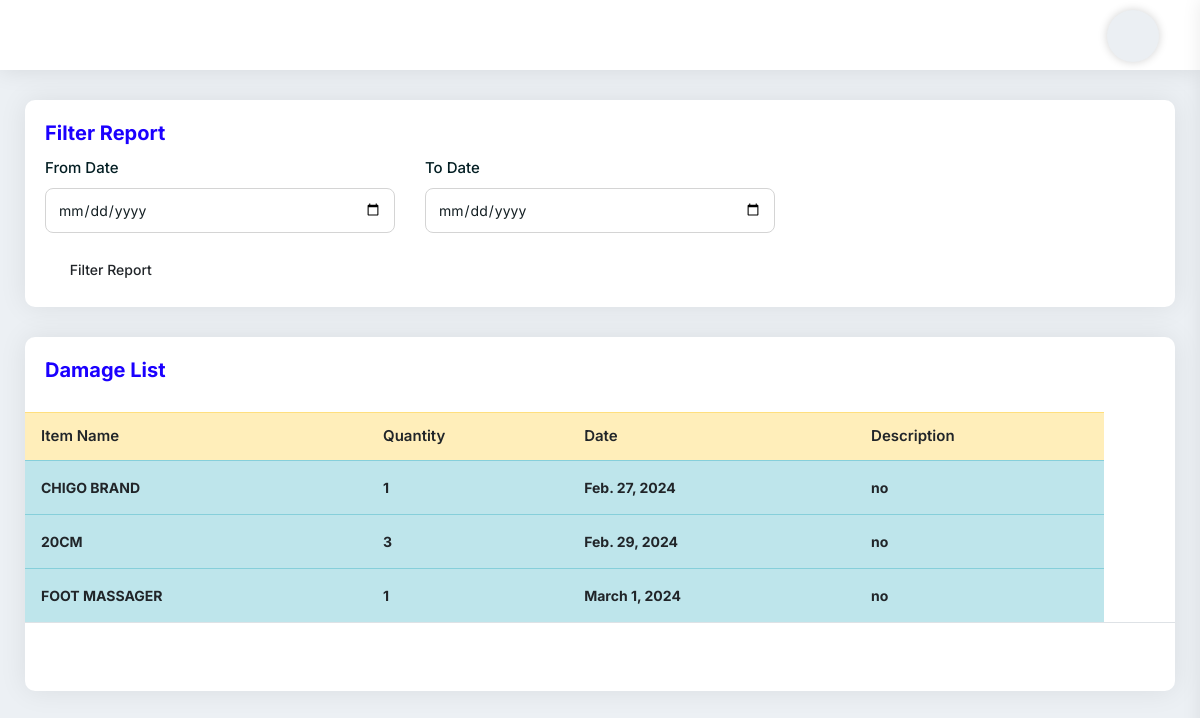
/DamageReportView/ (signed in), run on the app's committed database.
### myapp/models.py (models this page shows)
class DamageItems(models.Model):
    item_name = models.CharField(max_length=225)
    category = models.CharField(max_length=225,blank=True,null=True)
    item_code = models.CharField(max_length=225,blank=True,null=True)
    quantity = models.IntegerField(default=0)
    description = models.CharField(max_length=225,blank=True,null=True)
    return_date = models.DateField()
    created_at = models.DateField(auto_now_add=True)

### myapp/views.py (the view, shortened to what this page needs)
# urls.py: path('DamageReportView/', DamageReportView.as_view(), name='DamageReportView'),
class DamageReportView(View):
    def get(self,request):
        damage_rp = DamageItems.objects.all()
        context = {'damage_rp': damage_rp}
        return render(request, 'damage_report_view.html', context)

### templates/damage_report_view.html (shortened to what this page needs)
{% extends 'base.html' %}
{% block content %}
					<div class="pd-20 card-box mb-30">
						<div class="clearfix">
							<div class="pull-left">
								<h4 class="text-blue h4">Filter Report</h4>
							</div>
						</div>
						<form action="{% url 'myapp:DamageReportView' %}" method="post">{% csrf_token %}
							<div class="row">
								<div class="col-md-4 col-sm-12">
									<div class="form-group">
										<label>From Date</label>
                                        <input type="date" name="fromdate" class="form-control">
									</div>
								</div>
                                <div class="col-md-4 col-sm-12">
									<div class="form-group">
										<label>To Date</label>
                                        <input type="date" name="todate" class="form-control">
									</div>
								</div>
							</div>
                            <button
										type="submit"
										class="btn btn-sm"
										data-bgcolor="#00b489"
										data-color="#ffffff"
									>
                                <i class="icon-copy dw dw-filter-1"></i>Filter Report
									</button>
						</form>
					</div>
<div class="card-box mb-30">
    <div class="pd-20">
        <h4 class="text-blue h4">Damage List</h4>
    </div>
    <div class="pb-20">
        <table
                class="table hover multiple-select-row data-table-export nowrap"
        >
            <thead>
            <tr class="table-warning">
                <th class="">Item Name</th>
                <th class="">Quantity</th>
                <th class=""> Date</th>
                <th class="">Description</th>
            </tr>
            </thead>
            <tbody>
            {% for p in damage_rp %}
            <tr class="table-info">
                <td class="table-plus"><b>{{p.item_name}}</b></td>
                 <td><b>{{p.quantity}}</b></td>
                <td><b>{{p.return_date}}</b></td>
                <td><b>{{p.description}}</b></td>
            </tr>
            {% endfor %}
            </tbody>
            <tfoot>
            <tr>
                <td></td>
                <td></td>
                <th class="text-danger"></th>
                <th class="text-danger"></th>
                <td></td>
            </tr>
            </tfoot>
        </table>
    </div>
</div>
{% endblock content %}

### data on the page
DamageItems: item_name "CHIGO BRAND", quantity "1", return_date "Feb. 27, 2024", description "no"
DamageItems: item_name "20CM", quantity "3", return_date "Feb. 29, 2024", description "no"
DamageItems: item_name "FOOT MASSAGER", quantity "1", return_date "March 1, 2024", description "no"
